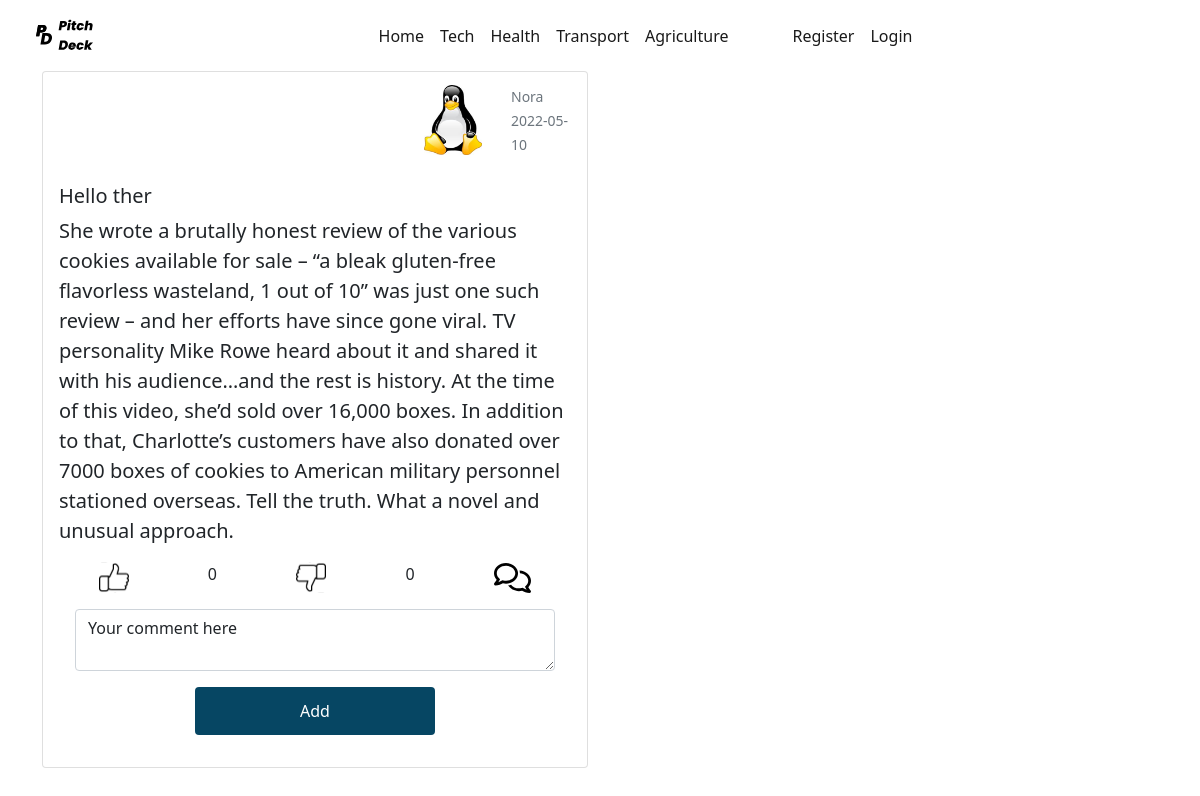
The app's page /comments/1 with its own data.
### app/models.py (models this page shows, shortened)
class User(db.Model, UserMixin):
    id = db.Column(db.Integer, primary_key=True)
    username = db.Column(db.String, nullable=False, unique=True)
    email = db.Column(db.String, nullable=False, unique=True)
    password = db.Column(db.String, nullable=False)
    profile = db.Column(db.String, nullable=False, default='anon.png')
    pitches = db.relationship('Pitch', backref='author', lazy=True)

class Pitch(db.Model):
    id = db.Column(db.Integer, primary_key=True)
    title = db.Column(db.String, nullable=False)
    content = db.Column(db.String, nullable=False)
    likes= db.Column(db.Integer, nullable=False,default=0)
    dislikes= db.Column(db.Integer, nullable=False,default=0)
    comments= db.Column(db.String, )
    category= db.Column(db.String)
    date_created = db.Column(db.Date, nullable=False, default=datetime.utcnow)
    user_id = db.Column(db.Integer, db.ForeignKey('user.id'), nullable=False)

### app/routes.py (the view)
@app.route('/comments/<id>',methods=['POST', 'GET'])
def comments(id):
    form = CommentsForm()
    pitch = Pitch.query.filter_by(id=id).first()
    form.content.data = "Your comment here"
    return render_template('comments.html', form=form , pitch=pitch)

### app/forms.py
class CommentsForm(FlaskForm):
    content=TextAreaField('Content', validators=[DataRequired()])
    submit = SubmitField('Add')

### app/templates/comments.html (shortened to what this page needs)
{% extends 'layout.html' %}
{% block body %}
<div class="container">
    <div class="row row-cols-1 row-cols-md-2 g-4">
      <div class="col ">
        <div class="card">
            <div class="row  p-2">
                <div class="col-md-8"></div>
              <div class="col-md-2">
                  <img src="{{url_for('static', filename='/profiles/'+pitch.author.profile)}}" class="img-thumbnail img-fluid border border-white" alt="Profile picture" >
              </div>
              <div class="col-md-2 mx-auto mt-auto mb-auto text-muted">
                  <small>{{pitch.author.username}}</small>
                  <br>
                  <small>{{pitch.date_created}}</small>
              </div>
            </div>
          <div class="card-body">
            <h5 class="card-title">{{pitch.title}}</h5>
            <p class="card-text lead">{{pitch.content}}</p>
            <div class="d-flex justify-content-around">
              <img src="{{url_for('static',filename='/assets/like.svg')}}" alt="">{{pitch.likes}}
              <img src="{{url_for('static',filename='/assets/unlike.svg')}}"  alt="">{{pitch.dislikes}}
              <a  data-bs-toggle="collapse" href="#comments{{pitch.id}}" class="lead text-decoration-none">
                <img src="{{url_for('static',filename='/assets/comment.svg')}}" height="30" alt="">
              </a>
            </div>
            <div id="comments{{pitch.id}}">
              <div class="m-3">
                <form action="" method="post">
                  <div class="form-group">
                          {% if form.content.errors %}
                          {{form.content(class='form-control is-invalid')}}
                              {% for error in form.email.errors %}
                                  <div class="invalid-feedback">
                                      {{error}}
                                  </div>
                              {% endfor %}
                      {% else %}
                          {{form.content(class='form-control')}}
                      {% endif %}
                  </div>
                  <div class="text-center mt-3">
                    {{form.submit(class='btn btn-outline')}}
                </div>
              </div>
            </div>
          </div>
        </div>
      </div>
</div>
{% endblock %}

### app/static/main.css (style rules this page uses)
.btn { background-color: #064663 !important; box-shadow: none; background-color: transparent; height: 3rem; width: 15rem; box-shadow: none; outline: none; color: #fff!important; }

### records on screen
User: profile (picture), author.username "Nora"
Pitch: date_created "2022-05-10", title "Hello ther", content "She wrote a brutally honest review of the various cookies available for sale – “a bleak gluten-free flavorless wasteland, 1 out of 10” was just one such review – and her efforts have since gone viral. TV personality Mike Rowe heard about it and shared it with his audience…and the rest is history. At the time of this video, she’d sold over 16,000 boxes. In addition to that, Charlotte’s customers have also donated over 7000 boxes of cookies to American military personnel stationed overseas. Tell the truth. What a novel and unusual approach.", likes "0", dislikes "0"
